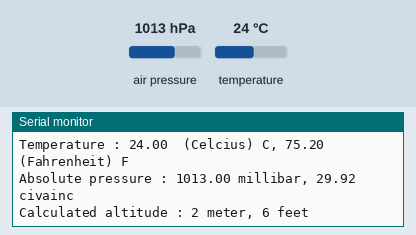
Simulated run of this sketch. Board: Arduino Uno, built with avr-gcc and run on an emulated ATmega328P. On the bench: the last lines printed to the serial monitor. The test bench sets the inputs (shaded band); at power-on: air pressure 1013 hPa, temperature 24 °C.

Above: at 5.9 s.
6.0 s: air pressure set to 952 hPa
At 10.32 s:
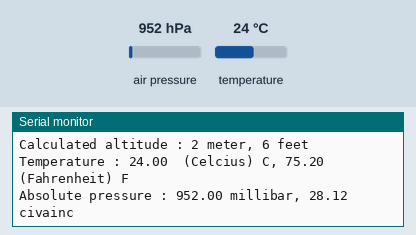
12.1 s: temperature set to 12 °C
At 16.2 s:
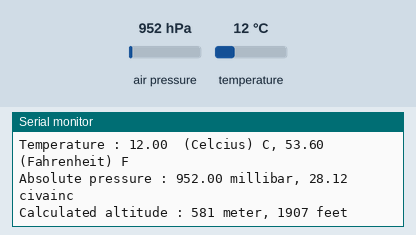
18.2 s: air pressure set to 975 hPa
At 21.1 s:
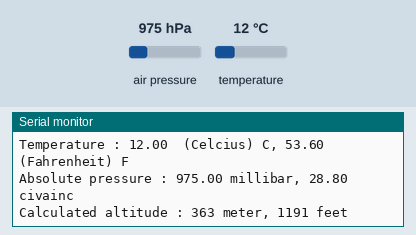
Timing chart, 0 to 22.6 s (numbered marks = the images above; inputs shaded):
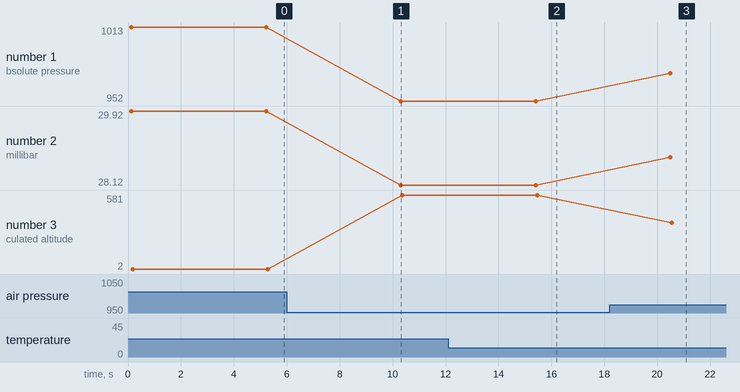

Measured:
- after the input at 6.0 s, the serial monitor: prints a new line after 4.3 s (image 1)
- after the input at 12.1 s, the serial monitor: prints a new line after 3.2 s (image 2)
- after the input at 18.2 s, the serial monitor: prints a new line after 2.3 s (image 3)
- plotted number 1: 1013 → 952 after the input at 6.0 s, 952 → 975 after the input at 18.2 s
- plotted number 2: 29.92 → 28.12 after the input at 6.0 s, 28.12 → 28.8 after the input at 18.2 s
- plotted number 3: 2 → 581 after the input at 6.0 s, 581 → 363 after the input at 18.2 s

The sketch:

BMP180-PressureMeasurement.ino
```cpp
#include <Wire.h>
#include "SFE_BMP180.h"

SFE_BMP180 sfe_bmp180;

#define ALTITUDE 1655.0

void setup()
{
  Serial.begin(9600);
  Serial.println("BMP180 - Pressure Measurement");

  if (sfe_bmp180.begin()) {
    Serial.println("Connected to the BMP180 sensor.");
  } else {
    Serial.println("Failed to connect to the BM180 sensor.");
    while(1);
  }
}

void loop()
{
  char status;
  double T, P, p_0, value;
  Serial.println();

  status = sfe_bmp180.startTemperature();
  if (status != 0) {
    delay(status);

    status = sfe_bmp180.getTemperature(T);
    if (status != 0) {
      Serial.print("Temperature : ");
      Serial.print(T, 2);
      Serial.print("  (Celcius) C, ");
      Serial.print((9.0 / 5.0) * T + 32.0, 2);
      Serial.println(" (Fahrenheit) F");

      status = sfe_bmp180.startPressure(3);
      if (status != 0) {
        delay(status);

        status = sfe_bmp180.getPressure(P, T);
        if (status != 0) {
          Serial.print("Absolute pressure : ");
          Serial.print(P, 2);
          Serial.print(" millibar, ");
          Serial.print(P * 0.0295333727, 2);
          Serial.println(" civainc");

          value = (1013.2 - P) * 9.5;
          Serial.print("Calculated altitude : ");
          Serial.print(value, 0);
          Serial.print(" meter, ");
          Serial.print(value * 3.28084, 0);
          Serial.println(" feet");
        } else {
          Serial.println("Error occurred in pressure measurement.\n");
        }
      } else {
        Serial.println("Pressure measurement is faulty.\n");
      }
    } else {
      Serial.println("Error occurred in temperature measurement.\n");
    }
  } else {
    Serial.println("Temperature measurement is faulty.\n");
  }

  delay(5000);
}
```
